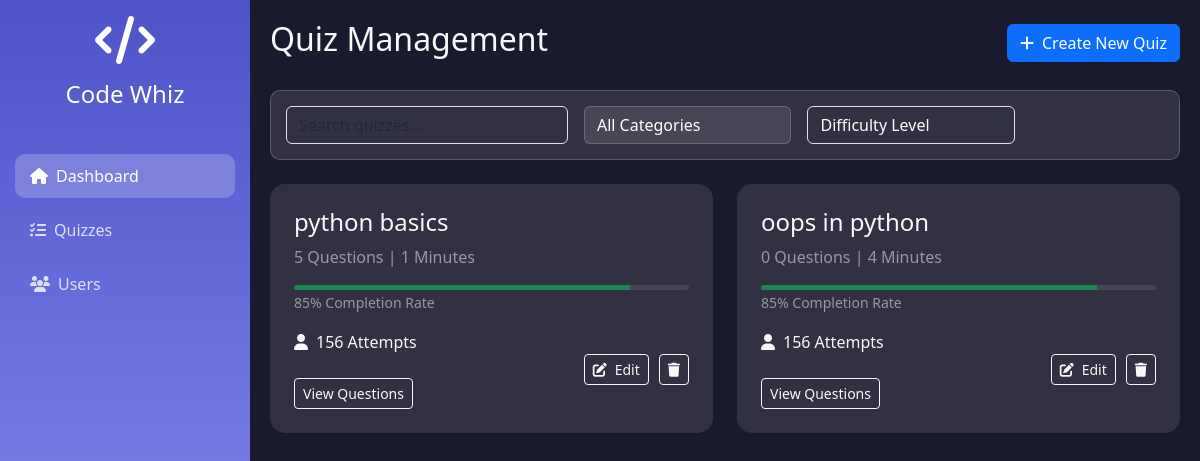
The app's page /quize (signed in), older data.
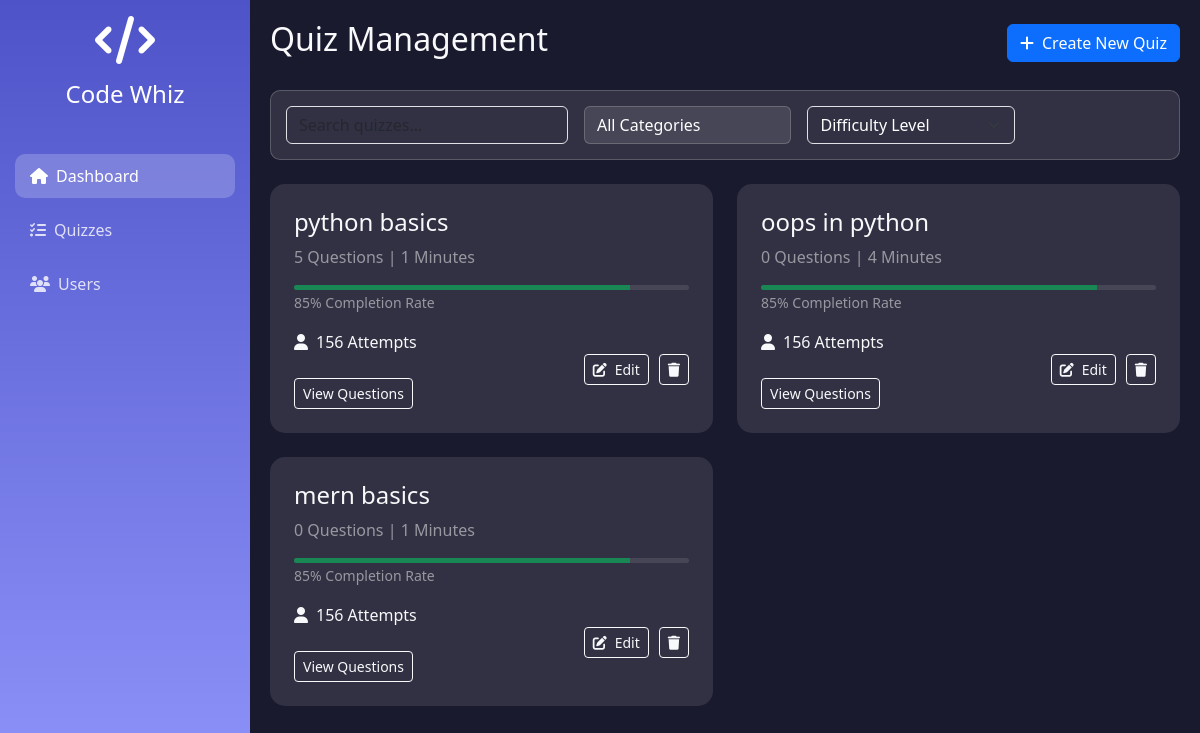
The same page, newer data.
### cw_app/models.py (models this page shows, shortened)
class Quiz(models.Model):
    title = models.CharField(max_length=200)
    category = models.ForeignKey(Category, on_delete=models.CASCADE)
    description = models.TextField()
    time_limit = models.IntegerField()
    created_at = models.DateTimeField(auto_now_add=True)
    status = models.TextField(null=True, blank=True)
    @property
    def total_questions(self):
       return self.question_set.count()

### cw_app/views.py (the view)
# urls.py: path('quize', views.quize, name='quize'),
def quize(req):
    if 'admin' in req.session:
        search_query = req.GET.get('search', '')
        category_filter = req.GET.get('category', '')
        if category_filter.isdigit():
            category_filter = int(category_filter)
        quize=Quiz.objects.all()
        if search_query:
            quize = quize.filter(
                Q(title__icontains=search_query) |
                Q(description__icontains=search_query)
            )
        if category_filter:
            quize = quize.filter(category__id=category_filter)
        cate=Category.objects.all()
        context = {
            'quiz': quize,
            'categ': cate,
            'search_query': search_query,
            'selected_category': category_filter
        }
        if req.headers.get('HX-Request'):
            return render(req, 'admin/partial_quize.html', context)
        return render(req, 'admin/quize.html', context)

### templates/admin/quize.html (shortened to what the changed rows need)
<!DOCTYPE html>
<html lang="en">
<head>
    <link href="https://cdnjs.cloudflare.com/ajax/libs/bootstrap/5.3.0/css/bootstrap.min.css" rel="stylesheet">
    <link href="https://cdnjs.cloudflare.com/ajax/libs/font-awesome/6.4.0/css/all.min.css" rel="stylesheet">
    <link href="https://cdnjs.cloudflare.com/ajax/libs/animate.css/4.1.1/animate.min.css" rel="stylesheet">
</head>
<body>
    <div class="content text-light">
        <div class="d-flex justify-content-between align-items-center mb-4">
            <h2 class="animate__animated animate__fadeIn">Quiz Management</h2>
        </div>
        <div id="quiz-list-container">
            <div class="row g-4">
                {% for q in quiz %}
                    <div class="col-md-6 animate__animated animate__fadeInUp">
                        <div class="quiz-card p-4">
                            <div class="d-flex justify-content-between align-items-start mb-3">
                                <div>
                                    <h4>{{q.title}}</h4>
                                    <span class="text-white-50">{{q.total_questions}} Questions | {{q.time_limit}} Minutes</span>
                                </div>
                            </div>
                            <div class="mb-3">
                                <div class="progress" style="height: 5px;">
                                    <div class="progress-bar bg-success" style="width: 85%"></div>
                                </div>
                                <small class="text-white-50">85% Completion Rate</small>
                            </div>
                            <div class="d-flex justify-content-between align-items-center">
                                <div>
                                    <span class="me-3"><i class="fas fa-user me-2"></i>156 Attempts</span><br> <br>
                                    <a href="qns/{{q.pk}}"><button class="btn btn-outline-light btn-sm">View Questions</button></a>
                                </div>
                                <div class="btn-group">
                                    <a href="edit_quize/{{q.pk}}">
                                        <button class="btn btn-outline-light btn-sm">
                                            <i class="fas fa-edit me-2"></i>Edit
                                        </button>
                                    </a>
                                    <a href="del_quize/{{q.pk}}">
                                        <button class="btn btn-outline-light btn-action btn-sm" style="margin-left: 10px;">
                                            <i class="fas fa-trash"></i>
                                        </button>
                                    </a>
                                </div>
                            </div>
                        </div>
                    </div>
                {% endfor %}
            </div>
        </div>
    </div>
</body>
</html>

Row changes from the older to the newer data that the page shows:
added Quiz: title "mern basics", total_questions "0", time_limit "1"
